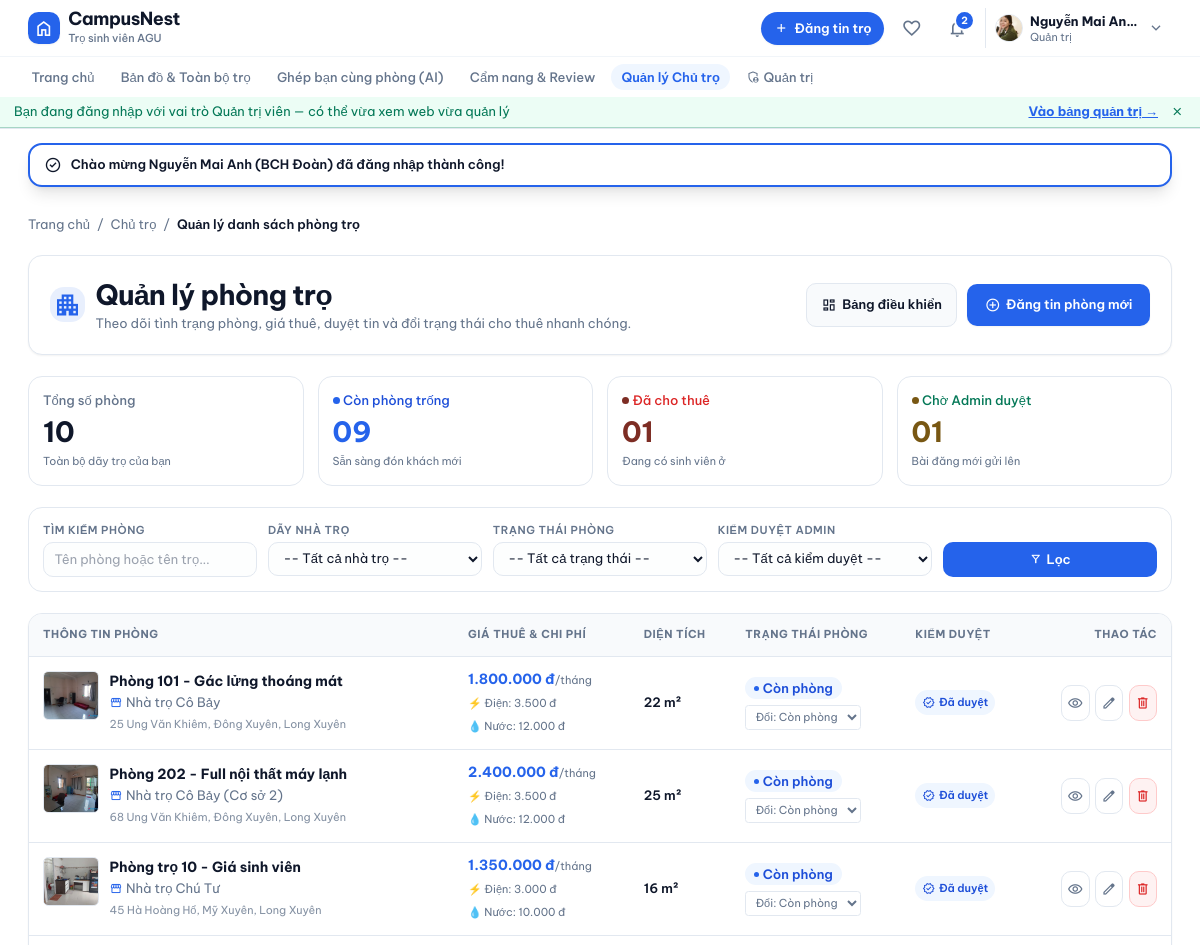
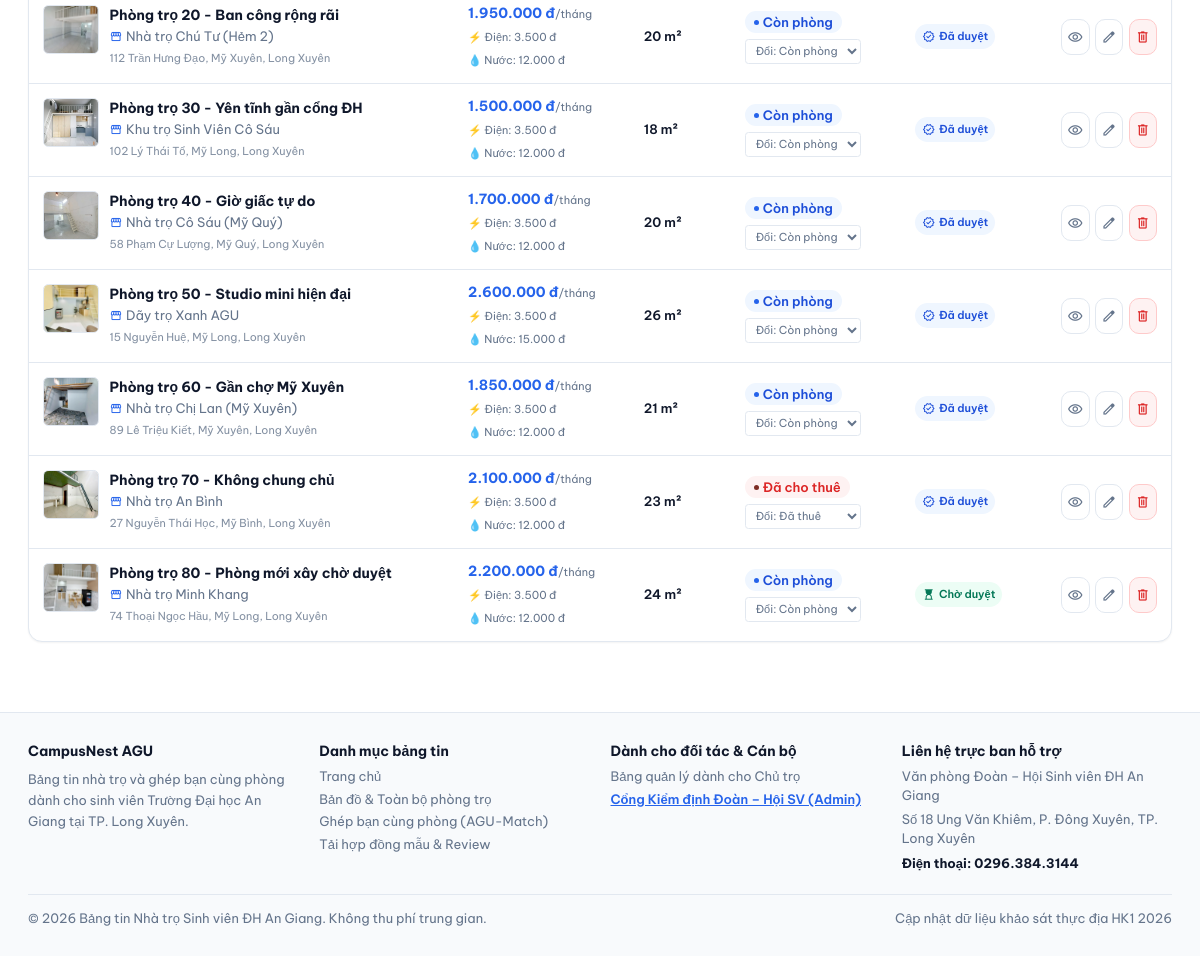
Before: /chutro/danhsachphong.php (signed in) with the older database file (2 pictures, top to bottom).
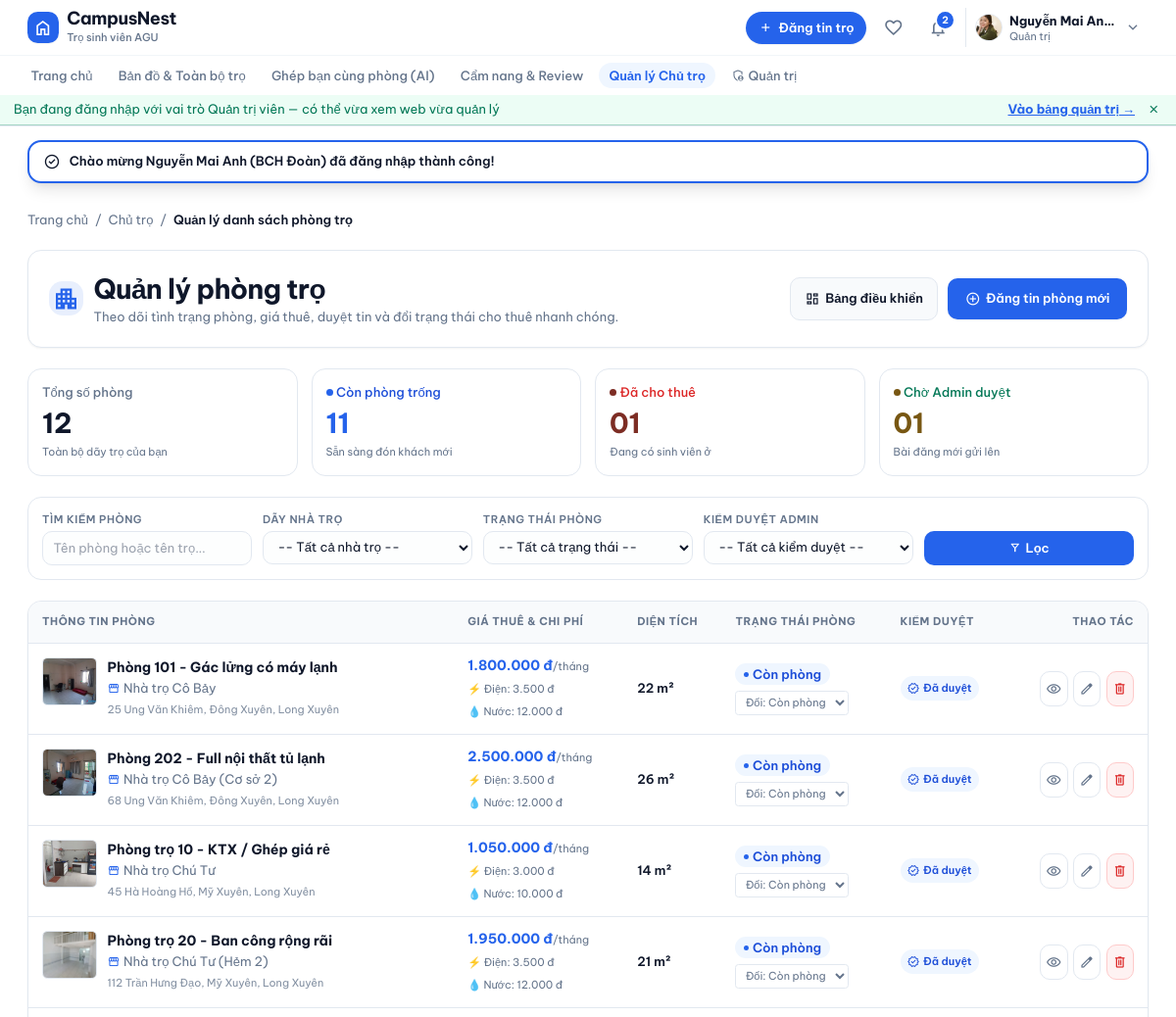
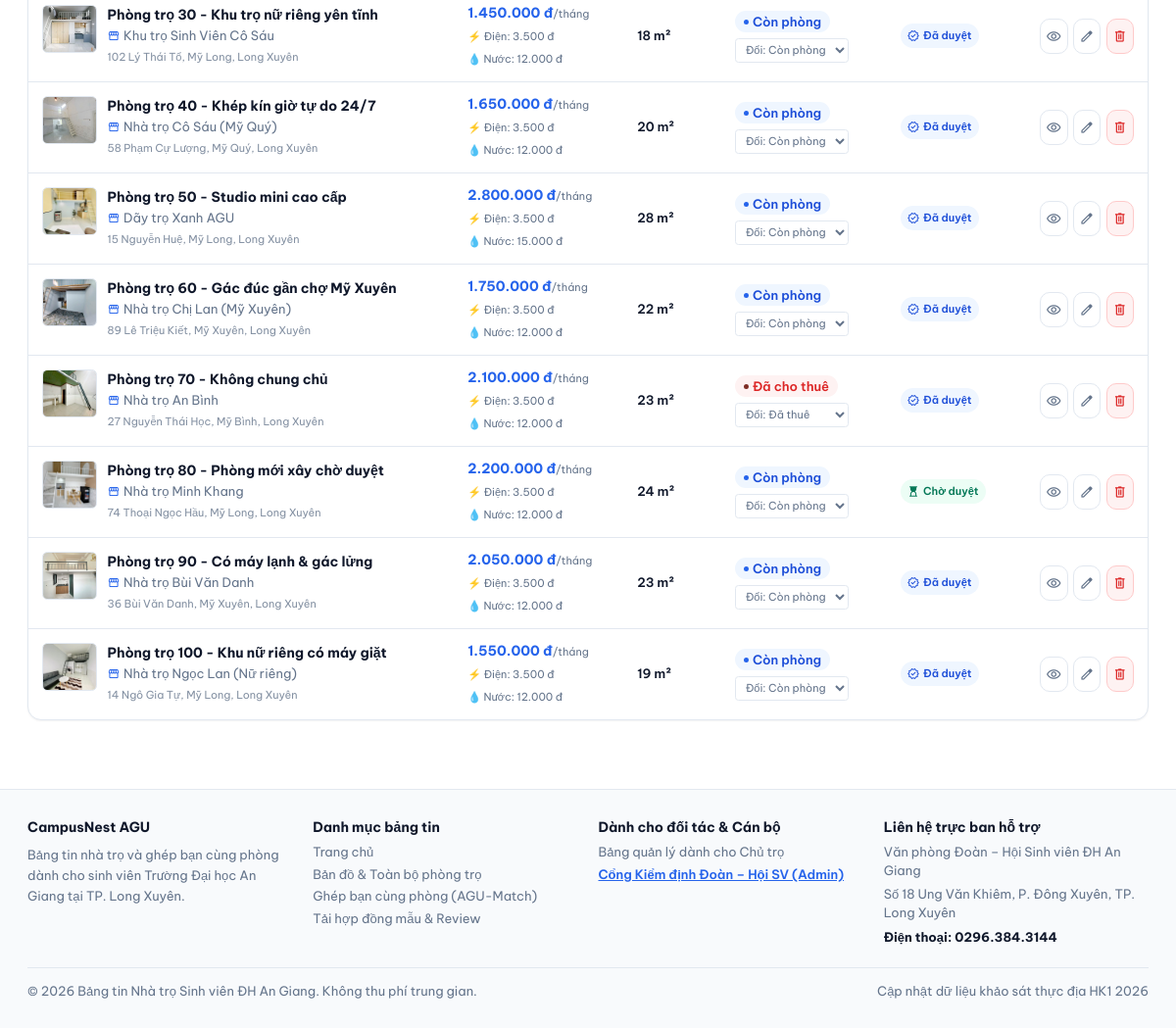
After: the same page with the newer database file (2 pictures, top to bottom).
### tables this page shows
CREATE TABLE PhongTro (
    MaPhong INT AUTO_INCREMENT PRIMARY KEY,
    MaNhaTro INT NOT NULL,
    TenPhong VARCHAR(100) NOT NULL,
    GiaThue DECIMAL(12,2) NOT NULL,
    DienTich DECIMAL(6,2),
    TienDien DECIMAL(10,2),
    TienNuoc DECIMAL(10,2),
    TienWifi DECIMAL(10,2) DEFAULT 0,
    ChiPhiKhac TEXT,
    MoTa TEXT,
    
     
    TrangThai ENUM('ConPhong', 'DaThue', 'DangBaoTri') DEFAULT 'ConPhong',
    
     
    TrangThaiDuyet ENUM('ChoDuyet', 'DaDuyet', 'TuChoi') DEFAULT 'ChoDuyet',
    
    NgayDang DATETIME DEFAULT CURRENT_TIMESTAMP,
    NgayCapNhat DATETIME DEFAULT CURRENT_TIMESTAMP ON UPDATE CURRENT_TIMESTAMP,

    FOREIGN KEY (MaNhaTro)
        REFERENCES NhaTro(MaNhaTro)
        ON DELETE CASCADE
);

CREATE TABLE NhaTro (
    MaNhaTro INT AUTO_INCREMENT PRIMARY KEY,
    MaChuTro INT NOT NULL,
    TenNhaTro VARCHAR(150) NOT NULL,
    DiaChi VARCHAR(255) NOT NULL,
    MoTa TEXT,
    ViDo DECIMAL(10,7),           
    KinhDo DECIMAL(10,7),         
    NgayTao DATETIME DEFAULT CURRENT_TIMESTAMP,

    FOREIGN KEY (MaChuTro) 
        REFERENCES NguoiDung(MaNguoiDung) 
        ON DELETE CASCADE
);

### chutro/danhsachphong.php (the view, shortened to what the changed rows need)
<?php
require_once __DIR__ . '/../cauhinh/database.php';
$base_url = rtrim(str_replace('\\', '/', dirname(dirname($_SERVER['SCRIPT_NAME']))), '/');
$sql = "
    SELECT
        p.*,
        n.TenNhaTro,
        n.DiaChi,
        (SELECT DuongDan FROM HinhAnhPhongTro WHERE MaPhong = p.MaPhong ORDER BY LaAnhChinh DESC, MaHinh ASC LIMIT 1) AS AnhDaiDien,
        (SELECT COUNT(*) FROM LichHen WHERE MaPhong = p.MaPhong AND TrangThai = 'ChoDuyet') AS SoLichHenCho
    FROM PhongTro p
    JOIN NhaTro n ON p.MaNhaTro = n.MaNhaTro
    WHERE 1=1
";
$sql .= " ORDER BY p.NgayDang DESC";
$stmtP = $conn->prepare($sql);
$stmtP->execute();
$dsPhong = $stmtP->get_result()->fetch_all(MYSQLI_ASSOC);
$tongPhong = count($dsPhong);
$soConPhong = 0;
foreach ($dsPhong as $p) {
    if ($p['TrangThai'] === 'ConPhong')   $soConPhong++;
}
include_once __DIR__ . '/../dungchung/header.php';
?>
<div class="max-w-[1280px] mx-auto px-4 sm:px-6 lg:px-8 py-8 space-y-6">
  <div class="flex flex-col md:flex-row md:items-center justify-between gap-4 bg-bg-main p-6 rounded-card border border-border-warm shadow-sm">
    <div>
      <div class="flex items-center gap-3">
        <div>
          <h1 class="text-2xl font-bold text-text-main">Quản lý phòng trọ</h1>
        </div>
      </div>
    </div>
  </div>
  <div class="grid grid-cols-2 lg:grid-cols-4 gap-4">
    <div class="bg-bg-main p-4 rounded-card border border-border-warm">
      <p class="text-xs text-text-sub font-medium">Tổng số phòng</p>
      <p class="text-2xl font-bold text-text-main mt-1"><?= str_pad($tongPhong, 2, '0', STR_PAD_LEFT) ?></p>
      <span class="text-[11px] text-text-sub">Toàn bộ dãy trọ của bạn</span>
    </div>
    <div class="bg-bg-main p-4 rounded-card border border-border-warm">
      <p class="text-xs text-status-green-text font-medium flex items-center gap-1">
        <span class="w-2 h-2 rounded-full bg-accent inline-block"></span> Còn phòng trống
      </p>
      <p class="text-2xl font-bold text-accent mt-1"><?= str_pad($soConPhong, 2, '0', STR_PAD_LEFT) ?></p>
      <span class="text-[11px] text-text-sub">Sẵn sàng đón khách mới</span>
    </div>
  </div>
  <?php if (empty($dsPhong)): ?>
    <div class="py-16 text-center space-y-3 bg-bg-main rounded-card border border-border-warm border-dashed">
      <span class="material-symbols-outlined text-5xl text-text-sub/50 block mx-auto">home_work</span>
      <h3 class="text-base font-bold text-text-main">Không tìm thấy phòng trọ nào phù hợp</h3>
      <p class="text-xs text-text-sub max-w-sm mx-auto">Bạn có thể thử xóa bớt điều kiện lọc hoặc bắt đầu đăng thêm phòng trọ mới lên hệ thống.</p>
      <div class="pt-2">
        <a href="<?= $base_url ?>/chutro/dangtin.php" class="inline-flex items-center gap-1.5 px-4 py-2 rounded-btn bg-accent text-white text-xs font-semibold hover:opacity-90">
          <span class="material-symbols-outlined text-sm">add</span>Đăng tin phòng mới ngay
        </a>
      </div>
    </div>
  <?php else: ?>
    <div class="bg-bg-main rounded-card border border-border-warm overflow-hidden shadow-sm">
      <div class="overflow-x-auto">
        <table class="w-full text-left text-sm">
          <thead class="bg-bg-sub text-[11px] font-bold uppercase tracking-wider text-text-sub border-b border-border-warm">
            <tr>
              <th class="py-3 px-4">Thông tin phòng</th>
              <th class="py-3 px-4">Giá thuê & Chi phí</th>
              <th class="py-3 px-4">Diện tích</th>
              <th class="py-3 px-4">Trạng thái phòng</th>
              <th class="py-3 px-4">Kiểm duyệt</th>
              <th class="py-3 px-4 text-right">Thao tác</th>
            </tr>
          </thead>
          <tbody class="divide-y divide-border-warm">
            <?php foreach ($dsPhong as $p):
              $giaF   = number_format($p['GiaThue'], 0, ',', '.');
              $dienF  = number_format($p['TienDien'], 0, ',', '.');
              $nuocF  = number_format($p['TienNuoc'], 0, ',', '.');
              $dt     = (float)$p['DienTich'];
              $tt     = $p['TrangThai'];
              $duyet  = $p['TrangThaiDuyet'];
              if (!empty($p['AnhDaiDien'])) {
                  $anh = $p['AnhDaiDien'];
                  if (str_starts_with($anh, 'http') || str_starts_with($anh, '/DoAn_TimNhaTroSV_QLDAPM/')) {
                      $anhHienThi = $anh;
                  } elseif (str_starts_with($anh, '/')) {
                      $anhHienThi = $anh;
                  } else {
                      $anhHienThi = $base_url . '/' . ltrim($anh, '/');
                  }
              } else {
                  $anhHienThi = 'https://placehold.co/120x80/e2e8f0/64748b?text=Chua+Co+Anh';
              }
            ?>
            <tr class="hover:bg-bg-sub/30 transition-colors">
              <td class="py-3.5 px-4">
                <div class="flex items-start gap-3">
                  <img src="<?= htmlspecialchars($anhHienThi) ?>"
                       alt="<?= htmlspecialchars($p['TenPhong']) ?>"
                       class="w-16 h-14 object-cover rounded-md border border-border-warm shrink-0 bg-bg-sub">
                  <div class="space-y-0.5">
                    <a href="<?= $base_url ?>/chitiet.php?id=<?= $p['MaPhong'] ?>" class="font-bold text-text-main hover:text-accent transition-colors block text-sm">
                      <?= htmlspecialchars($p['TenPhong']) ?>
                    </a>
                    <p class="text-xs text-text-sub flex items-center gap-1">
                      <span class="material-symbols-outlined text-xs text-accent">storefront</span>
                      <?= htmlspecialchars($p['TenNhaTro']) ?>
                    </p>
                    <p class="text-[11px] text-text-sub/80 truncate max-w-xs" title="<?= htmlspecialchars($p['DiaChi']) ?>">
                      <?= htmlspecialchars($p['DiaChi']) ?>
                    </p>
                  </div>
                </div>
              </td>
              <td class="py-3.5 px-4">
                <p class="font-bold text-accent text-sm"><?= $giaF ?> đ<span class="text-[11px] text-text-sub font-normal">/tháng</span></p>
                <div class="text-[11px] text-text-sub space-y-0.5 mt-0.5">
                  <p>⚡ Điện: <?= $dienF ?> đ</p>
                  <p>💧 Nước: <?= $nuocF ?> đ</p>
                </div>
              </td>
              <td class="py-3.5 px-4 text-xs font-semibold text-text-main">
                <?= $dt ?> m²
              </td>
              <td class="py-3.5 px-4">
                <div class="space-y-1.5">
                  <?php if ($tt === 'ConPhong'): ?>
                    <span class="inline-flex items-center gap-1 px-2.5 py-0.5 rounded-full bg-status-green-bg text-status-green-text text-xs font-semibold">
                      <span class="w-1.5 h-1.5 rounded-full bg-accent"></span> Còn phòng
                    </span>
                  <?php elseif ($tt === 'DaThue'): ?>
                    <span class="inline-flex items-center gap-1 px-2.5 py-0.5 rounded-full bg-status-red-bg text-status-red-text text-xs font-semibold">
                      <span class="w-1.5 h-1.5 rounded-full bg-[#7D2D24]"></span> Đã cho thuê
                    </span>
                  <?php else: ?>
                    <span class="inline-flex items-center gap-1 px-2.5 py-0.5 rounded-full bg-status-amber-bg text-status-amber-text text-xs font-semibold">
                      <span class="w-1.5 h-1.5 rounded-full bg-[#785713]"></span> Đang bảo trì
                    </span>
                  <?php endif; ?>
                  <form method="POST" action="<?= $base_url ?>/chutro/doitrangthai.php" class="flex items-center">
                    <select name="trang_thai" onchange="this.form.submit()" class="text-[11px] py-1 px-1.5 rounded border border-border-warm bg-bg-main text-text-sub focus:outline-accent cursor-pointer">
                      <option value="ConPhong" <?= $tt === 'ConPhong' ? 'selected' : '' ?>>Đổi: Còn phòng</option>
                      <option value="DaThue" <?= $tt === 'DaThue' ? 'selected' : '' ?>>Đổi: Đã thuê</option>
                    </select>
                  </form>
                </div>
              </td>
              <td class="py-3.5 px-4">
                <?php if ($duyet === 'DaDuyet'): ?>
                  <span class="inline-flex items-center gap-1 px-2 py-0.5 rounded-full bg-status-green-bg text-status-green-text text-[11px] font-semibold" title="Bài đăng đã hiển thị trên trang chủ">
                    <span class="material-symbols-outlined text-xs">verified</span> Đã duyệt
                  </span>
                <?php elseif ($duyet === 'ChoDuyet'): ?>
                  <span class="inline-flex items-center gap-1 px-2 py-0.5 rounded-full bg-status-amber-bg text-status-amber-text text-[11px] font-semibold" title="Đang đợi Admin xem xét duyệt">
                    <span class="material-symbols-outlined text-xs">hourglass_top</span> Chờ duyệt
                  </span>
                <?php else: ?>
                  <span class="inline-flex items-center gap-1 px-2 py-0.5 rounded-full bg-status-red-bg text-status-red-text text-[11px] font-semibold" title="Bài đăng không được duyệt">
                    <span class="material-symbols-outlined text-xs">cancel</span> Bị từ chối
                  </span>
                <?php endif; ?>
              </td>
              <td class="py-3.5 px-4 text-right">
                <div class="flex items-center justify-end gap-1.5">
                  <a href="<?= $base_url ?>/chitiet.php?id=<?= $p['MaPhong'] ?>" target="_blank"
                     class="p-1.5 rounded-btn border border-border-warm bg-bg-main text-text-sub hover:text-accent hover:border-accent transition-all" title="Xem phòng trên web">
                    <span class="material-symbols-outlined text-base">visibility</span>
                  </a>
                  <a href="<?= $base_url ?>/chutro/suaphong.php?id=<?= $p['MaPhong'] ?>"
                     class="p-1.5 rounded-btn border border-border-warm bg-bg-main text-text-sub hover:text-accent hover:border-accent transition-all" title="Sửa thông tin phòng">
                    <span class="material-symbols-outlined text-base">edit</span>
                  </a>
                  <button type="button"
                          onclick="xacNhanXoaPhong(<?= $p['MaPhong'] ?>, '<?= htmlspecialchars(addslashes($p['TenPhong'])) ?>')"
                          class="p-1.5 rounded-btn border border-status-red-border bg-status-red-bg text-status-red-text hover:bg-red-200 transition-all" title="Xóa phòng này">
                    <span class="material-symbols-outlined text-base">delete</span>
                  </button>
                </div>
              </td>
            </tr>
            <?php endforeach; ?>
          </tbody>
        </table>
      </div>
    </div>
  <?php endif; ?>
</div>
<?php include_once __DIR__ . '/../dungchung/footer.php'; ?>

Changed rows visible on the page:
changed phongtro "Nhà trọ Cô Bảy": TenPhong "Phòng 101 - Gác lửng thoáng mát" → "Phòng 101 - Gác lửng có máy lạnh"
changed phongtro "Nhà trọ Cô Bảy (Cơ sở 2)": TenPhong "Phòng 202 - Full nội thất máy lạnh" → "Phòng 202 - Full nội thất tủ lạnh"; GiaThue "2.400.000" → "2.500.000"; DienTich "25" → "26"
changed phongtro "Nhà trọ Chú Tư": TenPhong "Phòng trọ 10 - Giá sinh viên" → "Phòng trọ 10 - KTX / Ghép giá rẻ"; GiaThue "1.350.000" → "1.050.000"; DienTich "16" → "14"
changed phongtro "Phòng trọ 20 - Ban công rộng rãi": DienTich "20" → "21"
changed phongtro "Khu trọ Sinh Viên Cô Sáu": TenPhong "Phòng trọ 30 - Yên tĩnh gần cổng ĐH" → "Phòng trọ 30 - Khu trọ nữ riêng yên tĩnh"; GiaThue "1.500.000" → "1.450.000"
changed phongtro "Nhà trọ Cô Sáu (Mỹ Quý)": TenPhong "Phòng trọ 40 - Giờ giấc tự do" → "Phòng trọ 40 - Khép kín giờ tự do 24/7"; GiaThue "1.700.000" → "1.650.000"
changed phongtro "Dãy trọ Xanh AGU": TenPhong "Phòng trọ 50 - Studio mini hiện đại" → "Phòng trọ 50 - Studio mini cao cấp"; GiaThue "2.600.000" → "2.800.000"; DienTich "26" → "28"
changed phongtro "Nhà trọ Chị Lan (Mỹ Xuyên)": TenPhong "Phòng trọ 60 - Gần chợ Mỹ Xuyên" → "Phòng trọ 60 - Gác đúc gần chợ Mỹ Xuyên"; GiaThue "1.850.000" → "1.750.000"; DienTich "21" → "22"
added phongtro: shows a picture, TenPhong "Phòng trọ 90 - Có máy lạnh & gác lửng", MaNhaTro.TenNhaTro "Nhà trọ Bùi Văn Danh", MaNhaTro.DiaChi "36 Bùi Văn Danh, Mỹ Xuyên, Long Xuyên", GiaThue "2.050.000", TienDien "3.500", TienNuoc "12.000", DienTich "23", shows "Còn phòng", trang_thai "Đổi: Còn phòng", TrangThaiDuyet "DaDuyet" (drawn)
added phongtro: shows a picture, TenPhong "Phòng trọ 100 - Khu nữ riêng có máy giặt", MaNhaTro.TenNhaTro "Nhà trọ Ngọc Lan (Nữ riêng)", MaNhaTro.DiaChi "14 Ngô Gia Tự, Mỹ Long, Long Xuyên", GiaThue "1.550.000", TienDien "3.500", TienNuoc "12.000", DienTich "19", shows "Còn phòng", trang_thai "Đổi: Còn phòng", TrangThaiDuyet "DaDuyet" (drawn)
Other visible differences:
str_pad($tongPhong, 2, '0', STR_PAD_LEFT): "10" → "12"
str_pad($soConPhong, 2, '0', STR_PAD_LEFT): "09" → "11"
